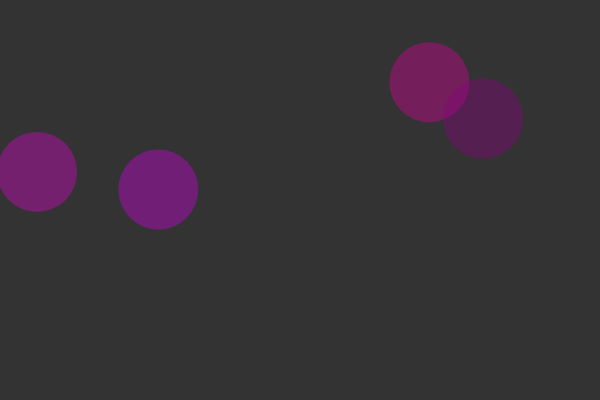
Frame 1 (no input)
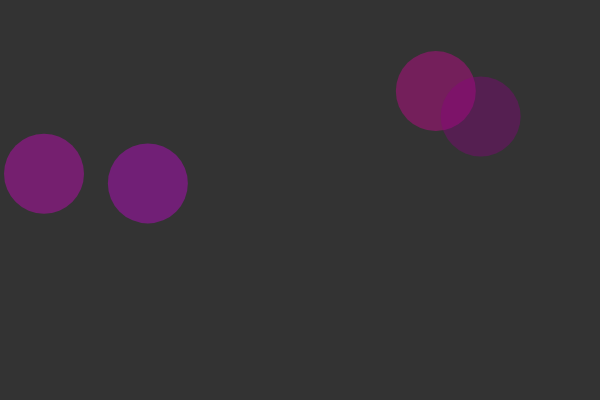
Frame 60 (no input)
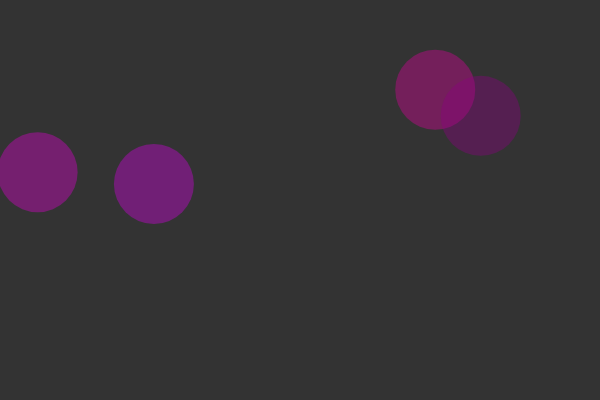
Frame 120 (the mouse pressed at the canvas centre since frame 60)

The p5.js sketch that drew these frames (run headless with seeded random() and noise() and a simulated clock; from frame 60 on, the mouse is pressed at the canvas centre):

// p5.js sketch
// ── sketch.js
var cells = [];

function setup() {
  	createCanvas(600, 400);
  	for (var i = 0; i < 4; i++) {
	  	cells.push( new Cell() );
 	}
}

function draw() {
	background(51);  
	for (var i = 0; i < cells.length ; i++) {
		cells[i].move();
		cells[i].show();
	}
}

function mousePressed(){
	for (var i = cells.length-1; i >= 0; i--) {
		if(cells[i].clicked(mouseX, mouseY)){
			cells.push(cells[i].mitosis());
			cells.push(cells[i].mitosis());
			cells.splice(i, 1);
		}
	}

}

function Cell(pos, r, c) {
	if(pos)
		this.pos = pos.copy();
	else
		this.pos = createVector(random(width), random(height));
	this.r = r || 80;
	this.c = c || color(random(100, 255), 0, random(100, 255), 100);

	this.clicked = function(x, y){
		var d = dist(this.pos.x, this.pos.y , x, y);
		if(d < this.r)
			return true;
		else
			return false;
	};

	this.mitosis = function() {
		this.pos.x += random(-this.r,this.r);
		var cell = new Cell(this.pos, this.r/2, this.c);
		return cell;
	};

	this.move = function() {
		var vel = p5.Vector.random2D();
		this.pos.add(vel);
	};

	this.show = function() {
		noStroke();
		fill(this.c);
		ellipse(this.pos.x, this.pos.y, this.r, this.r);
	};
}
